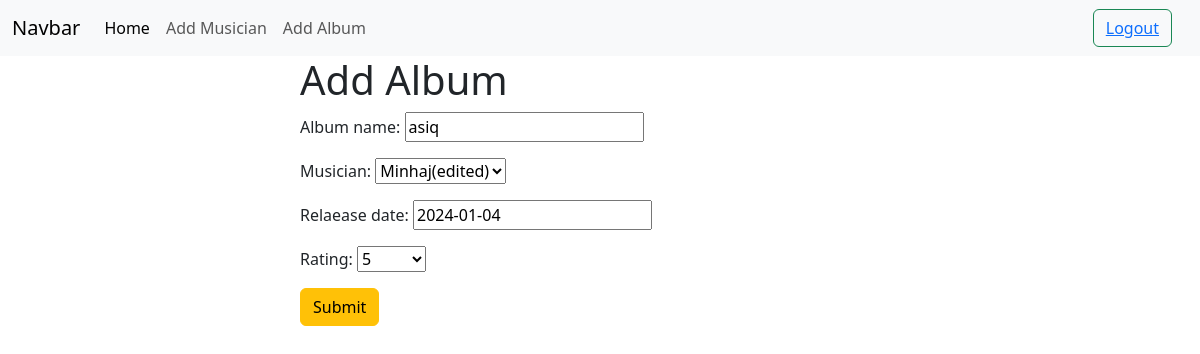
The page /Album/Edit/4 (signed in) on the database its author committed.
### Album/models.py (models this page shows, shortened)
class album(models.Model):
    album_name=models.CharField(max_length=20)
    musician=models.ForeignKey(musician,on_delete=models.CASCADE)
    relaease_date=models.DateField(default=timezone.now)
    rating = models.CharField(max_length=1, choices=RATINGS,blank=True,null=True)

### Album/views.py (the view)
# urls.py: path("Edit/<int:id>", views.EditPost.as_view(), name="editpost"),
class EditPost(UpdateView):
    model = models.album
    form_class = forms.add_album
    template_name = "add_album.html"
    pk_url_kwarg = "id"
    success_url = reverse_lazy("home")

### Album/forms.py
class add_album(forms.ModelForm):
    class Meta:
        model=album
        fields='__all__'

### musicians/models.py (called while the page is built)
    def __str__(self):
        return self.first_name

### Album/templates/add_album.html (shortened to what this page needs)
{%extends 'base.html'%}
{%block content%}
<form style="width: 50%;margin: auto;" method="post">
    <h1>Add Album</h1>
    {{form.as_p}}
    <button class="btn btn-warning">Submit</button>
</form>
{%endblock%}

### rows shown on the page
album: album_name "asiq", musician "Minhaj(edited)", relaease_date "2024-01-04", rating "5"
